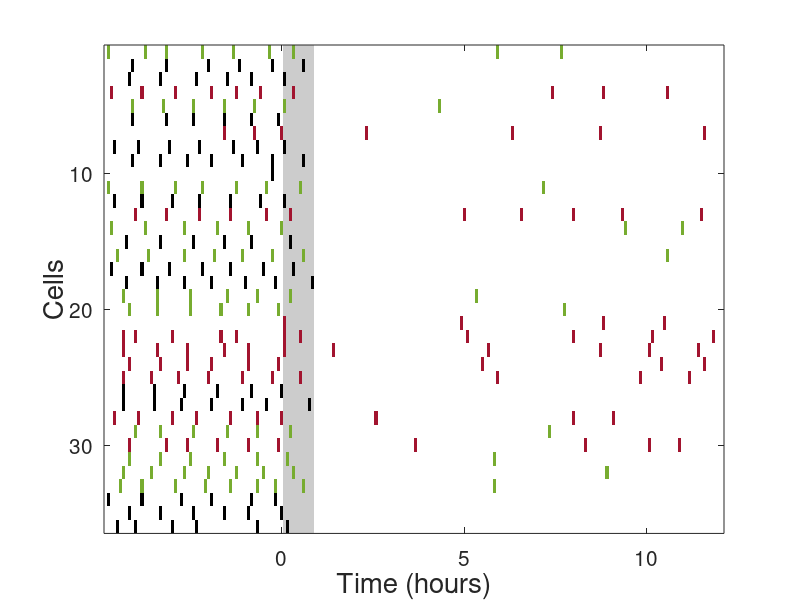

MATLAB code for this plot:
load data

col(1,:)=[1 1 1];
col(2,:)=[0.8 0.8 0.8];
col(3,:)=[0 0 0];
col(4,:)=[0.4660 0.6740 0.1880];
col(5,:)=[0.6350 0.0780 0.1840];
colormap(col)

v=repmat(j',1,204);
D=ones(size(d));
D(:,60:69)=2;
D(d==1 & v==1)=3;
D(d==1 & v==2)=4;
D(d==1 & v==3)=5;

imagesc(t,[1:36],D)
set(gca,'FontSize',15)
xlabel('Time (hours)','FontSize',20)
ylabel('Cells','FontSize',20)
